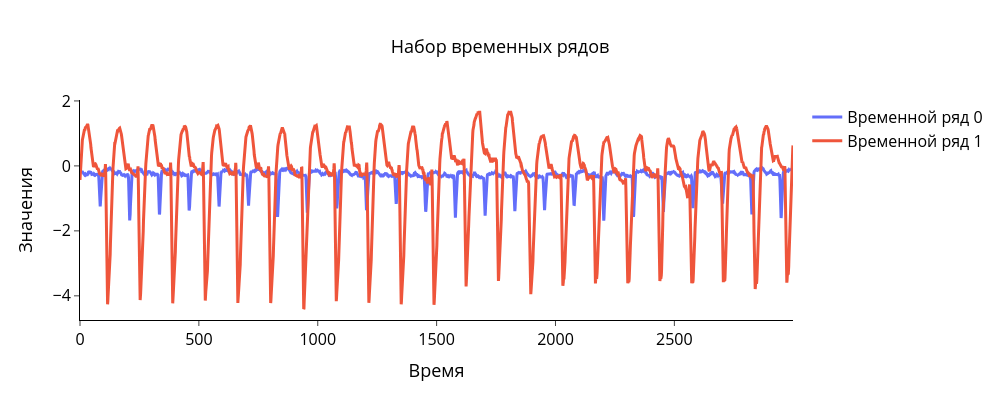

Write notebook code for a chart like this one.
### Code cell
plot_ts(ts_set)

### Figure 1 — Plotly figure (JSON) as saved in the notebook; plotly's stock layout.template omitted (floating-point values rounded to 4 significant figures; data arrays with more than 128 entries replaced by an {"elided": "..."} marker saying what was removed)
{"data": [{"line": {"width": 3}, "name": "Временной ряд 0", "type": "scatter", "x": {"elided": "3000 int values"}, "y": {"elided": "3000 float values"}}, {"line": {"width": 3}, "name": "Временной ряд 1", "type": "scatter", "x": {"elided": "3000 int values"}, "y": {"elided": "3000 float values"}}], "layout": {"height": 400, "legend": {"font": {"color": "black", "size": 16}}, "paper_bgcolor": "white", "plot_bgcolor": "white", "title": {"font": {"color": "black", "size": 18}, "text": "Набор временных рядов", "x": 0.5, "xanchor": "center", "y": 0.9, "yanchor": "top"}, "width": 1000, "xaxis": {"linecolor": "#000", "linewidth": 1, "showgrid": false, "tickfont": {"color": "black", "size": 16}, "ticks": "outside", "tickwidth": 1, "title": {"font": {"color": "black", "size": 18}, "text": "Время"}}, "yaxis": {"linecolor": "#000", "linewidth": 1, "showgrid": false, "tickfont": {"color": "black", "size": 16}, "ticks": "outside", "tickwidth": 1, "title": {"font": {"color": "black", "size": 18}, "text": "Значения"}, "zeroline": false}}}
